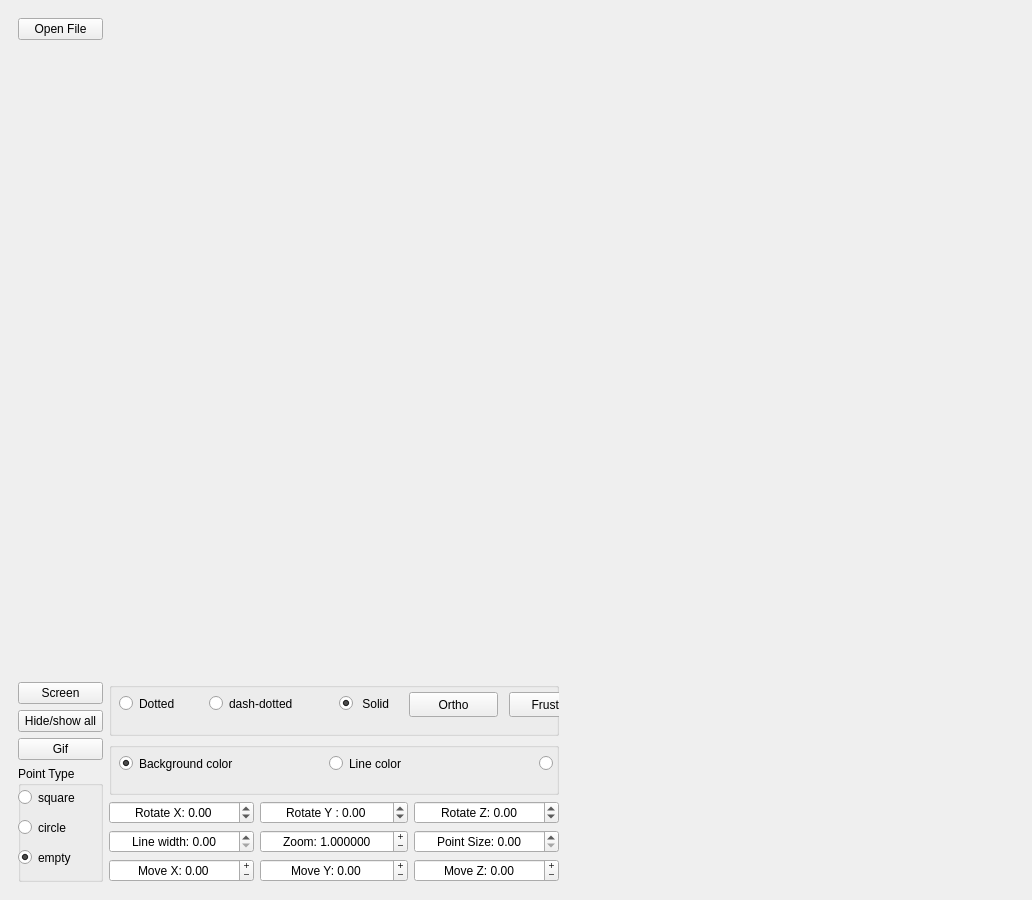
<?xml version="1.0" encoding="UTF-8"?>
<ui version="4.0">
 <class>View</class>
 <widget class="QMainWindow" name="View">
  <property name="geometry">
   <rect>
    <x>0</x>
    <y>0</y>
    <width>1032</width>
    <height>900</height>
   </rect>
  </property>
  <property name="windowTitle">
   <string>View</string>
  </property>
  <widget class="QWidget" name="centralwidget">
   <property name="minimumSize">
    <size>
     <width>1032</width>
     <height>900</height>
    </size>
   </property>
   <layout class="QGridLayout" name="gridLayout">
    <item row="0" column="0">
     <widget class="s21::scene" name="widget" native="true">
      <property name="enabled">
       <bool>true</bool>
      </property>
      <layout class="QGridLayout" name="gridLayout_2">
       <item row="6" column="1">
        <layout class="QGridLayout" name="gridLayout_4">
         <item row="2" column="0">
          <widget class="QDoubleSpinBox" name="doubleSpinBox_line_width">
           <property name="alignment">
            <set>Qt::AlignCenter</set>
           </property>
           <property name="prefix">
            <string>Line width: </string>
           </property>
           <property name="maximum">
            <double>2147483648.000000000000000</double>
           </property>
          </widget>
         </item>
         <item row="3" column="1">
          <widget class="QDoubleSpinBox" name="doubleSpinBox_move_y">
           <property name="alignment">
            <set>Qt::AlignCenter</set>
           </property>
           <property name="buttonSymbols">
            <enum>QAbstractSpinBox::PlusMinus</enum>
           </property>
           <property name="accelerated">
            <bool>false</bool>
           </property>
           <property name="prefix">
            <string>Move Y: </string>
           </property>
           <property name="minimum">
            <double>-2147483648.000000000000000</double>
           </property>
           <property name="maximum">
            <double>2147483647.000000000000000</double>
           </property>
           <property name="singleStep">
            <double>1.000000000000000</double>
           </property>
           <property name="value">
            <double>0.000000000000000</double>
           </property>
          </widget>
         </item>
         <item row="1" column="1">
          <widget class="QDoubleSpinBox" name="doubleSpinBox_yRot">
           <property name="alignment">
            <set>Qt::AlignCenter</set>
           </property>
           <property name="prefix">
            <string>Rotate Y : </string>
           </property>
           <property name="minimum">
            <double>-10000000.000000000000000</double>
           </property>
           <property name="maximum">
            <double>100000000.000000000000000</double>
           </property>
           <property name="singleStep">
            <double>0.100000000000000</double>
           </property>
           <property name="value">
            <double>0.000000000000000</double>
           </property>
          </widget>
         </item>
         <item row="0" column="0" colspan="3">
          <layout class="QVBoxLayout" name="verticalLayout_2">
           <item>
            <widget class="QGroupBox" name="groupBox_2">
             <property name="autoFillBackground">
              <bool>true</bool>
             </property>
             <property name="title">
              <string/>
             </property>
             <widget class="QRadioButton" name="radioButton_dotted">
              <property name="geometry">
               <rect>
                <x>10</x>
                <y>10</y>
                <width>211</width>
                <height>23</height>
               </rect>
              </property>
              <property name="font">
               <font>
                <underline>false</underline>
                <strikeout>false</strikeout>
                <stylestrategy>PreferDefault</stylestrategy>
               </font>
              </property>
              <property name="cursor">
               <cursorShape>ArrowCursor</cursorShape>
              </property>
              <property name="autoFillBackground">
               <bool>false</bool>
              </property>
              <property name="styleSheet">
               <string notr="true"/>
              </property>
              <property name="text">
               <string>Dotted</string>
              </property>
             </widget>
             <widget class="QRadioButton" name="radioButton_dash_dotted">
              <property name="geometry">
               <rect>
                <x>100</x>
                <y>10</y>
                <width>211</width>
                <height>23</height>
               </rect>
              </property>
              <property name="autoFillBackground">
               <bool>false</bool>
              </property>
              <property name="text">
               <string>dash-dotted</string>
              </property>
             </widget>
             <widget class="QRadioButton" name="radioButton_solid">
              <property name="geometry">
               <rect>
                <x>230</x>
                <y>10</y>
                <width>181</width>
                <height>23</height>
               </rect>
              </property>
              <property name="autoFillBackground">
               <bool>false</bool>
              </property>
              <property name="text">
               <string> Solid</string>
              </property>
              <property name="checked">
               <bool>true</bool>
              </property>
             </widget>
             <widget class="QPushButton" name="pushButton_reset">
              <property name="geometry">
               <rect>
                <x>500</x>
                <y>10</y>
                <width>89</width>
                <height>25</height>
               </rect>
              </property>
              <property name="text">
               <string>RESET</string>
              </property>
             </widget>
             <widget class="QPushButton" name="pushButton_ortho">
              <property name="geometry">
               <rect>
                <x>300</x>
                <y>10</y>
                <width>89</width>
                <height>25</height>
               </rect>
              </property>
              <property name="text">
               <string>Ortho</string>
              </property>
             </widget>
             <widget class="QPushButton" name="pushButton_frustum">
              <property name="geometry">
               <rect>
                <x>400</x>
                <y>10</y>
                <width>89</width>
                <height>25</height>
               </rect>
              </property>
              <property name="text">
               <string>Frustum</string>
              </property>
             </widget>
            </widget>
           </item>
           <item>
            <widget class="QGroupBox" name="groupBox_3">
             <property name="autoFillBackground">
              <bool>true</bool>
             </property>
             <property name="title">
              <string/>
             </property>
             <widget class="QRadioButton" name="background">
              <property name="geometry">
               <rect>
                <x>10</x>
                <y>10</y>
                <width>211</width>
                <height>23</height>
               </rect>
              </property>
              <property name="autoFillBackground">
               <bool>false</bool>
              </property>
              <property name="text">
               <string>Background color</string>
              </property>
              <property name="checked">
               <bool>true</bool>
              </property>
             </widget>
             <widget class="QRadioButton" name="line">
              <property name="geometry">
               <rect>
                <x>220</x>
                <y>10</y>
                <width>211</width>
                <height>23</height>
               </rect>
              </property>
              <property name="autoFillBackground">
               <bool>false</bool>
              </property>
              <property name="text">
               <string>Line color</string>
              </property>
             </widget>
             <widget class="QRadioButton" name="point">
              <property name="geometry">
               <rect>
                <x>430</x>
                <y>10</y>
                <width>206</width>
                <height>23</height>
               </rect>
              </property>
              <property name="autoFillBackground">
               <bool>false</bool>
              </property>
              <property name="text">
               <string>Point color</string>
              </property>
             </widget>
            </widget>
           </item>
          </layout>
         </item>
         <item row="1" column="2">
          <widget class="QDoubleSpinBox" name="doubleSpinBox_zRot">
           <property name="alignment">
            <set>Qt::AlignCenter</set>
           </property>
           <property name="prefix">
            <string>Rotate Z: </string>
           </property>
           <property name="minimum">
            <double>-10000000.000000000000000</double>
           </property>
           <property name="maximum">
            <double>100000000.000000000000000</double>
           </property>
           <property name="singleStep">
            <double>0.100000000000000</double>
           </property>
          </widget>
         </item>
         <item row="2" column="2">
          <widget class="QDoubleSpinBox" name="doubleSpinBox_point_size">
           <property name="alignment">
            <set>Qt::AlignCenter</set>
           </property>
           <property name="prefix">
            <string>Point Size: </string>
           </property>
           <property name="maximum">
            <double>2147483648.000000000000000</double>
           </property>
          </widget>
         </item>
         <item row="3" column="2">
          <widget class="QDoubleSpinBox" name="doubleSpinBox_move_z">
           <property name="alignment">
            <set>Qt::AlignCenter</set>
           </property>
           <property name="buttonSymbols">
            <enum>QAbstractSpinBox::PlusMinus</enum>
           </property>
           <property name="prefix">
            <string>Move Z: </string>
           </property>
           <property name="minimum">
            <double>-2147483648.000000000000000</double>
           </property>
           <property name="maximum">
            <double>2147483647.000000000000000</double>
           </property>
           <property name="singleStep">
            <double>1.000000000000000</double>
           </property>
           <property name="value">
            <double>0.000000000000000</double>
           </property>
          </widget>
         </item>
         <item row="3" column="0">
          <widget class="QDoubleSpinBox" name="doubleSpinBox_move_x">
           <property name="alignment">
            <set>Qt::AlignCenter</set>
           </property>
           <property name="buttonSymbols">
            <enum>QAbstractSpinBox::PlusMinus</enum>
           </property>
           <property name="prefix">
            <string>Move X: </string>
           </property>
           <property name="minimum">
            <double>-2147483648.000000000000000</double>
           </property>
           <property name="maximum">
            <double>2147483647.000000000000000</double>
           </property>
           <property name="singleStep">
            <double>1.000000000000000</double>
           </property>
           <property name="value">
            <double>0.000000000000000</double>
           </property>
          </widget>
         </item>
         <item row="2" column="1">
          <widget class="QDoubleSpinBox" name="doubleSpinBox_zoom">
           <property name="focusPolicy">
            <enum>Qt::ClickFocus</enum>
           </property>
           <property name="alignment">
            <set>Qt::AlignCenter</set>
           </property>
           <property name="buttonSymbols">
            <enum>QAbstractSpinBox::PlusMinus</enum>
           </property>
           <property name="keyboardTracking">
            <bool>false</bool>
           </property>
           <property name="prefix">
            <string>Zoom: </string>
           </property>
           <property name="decimals">
            <number>6</number>
           </property>
           <property name="minimum">
            <double>0.000001000000000</double>
           </property>
           <property name="maximum">
            <double>2147483647.000000000000000</double>
           </property>
           <property name="singleStep">
            <double>0.010000000000000</double>
           </property>
           <property name="value">
            <double>1.000000000000000</double>
           </property>
          </widget>
         </item>
         <item row="1" column="0">
          <widget class="QDoubleSpinBox" name="doubleSpinBox_xRot">
           <property name="alignment">
            <set>Qt::AlignCenter</set>
           </property>
           <property name="prefix">
            <string>Rotate X: </string>
           </property>
           <property name="minimum">
            <double>-1000000.000000000000000</double>
           </property>
           <property name="maximum">
            <double>10000000.000000000000000</double>
           </property>
           <property name="singleStep">
            <double>0.100000000000000</double>
           </property>
          </widget>
         </item>
        </layout>
       </item>
       <item row="0" column="2">
        <widget class="QLabel" name="label_zoom">
         <property name="text">
          <string/>
         </property>
        </widget>
       </item>
       <item row="0" column="0">
        <widget class="QPushButton" name="pushButton_openFile">
         <property name="enabled">
          <bool>true</bool>
         </property>
         <property name="autoFillBackground">
          <bool>false</bool>
         </property>
         <property name="text">
          <string>Open File</string>
         </property>
        </widget>
       </item>
       <item row="0" column="3" colspan="4">
        <widget class="QLabel" name="label_info">
         <property name="enabled">
          <bool>true</bool>
         </property>
         <property name="autoFillBackground">
          <bool>true</bool>
         </property>
         <property name="text">
          <string/>
         </property>
        </widget>
       </item>
       <item row="6" column="0">
        <layout class="QVBoxLayout" name="verticalLayout">
         <item>
          <widget class="QPushButton" name="pushButton_screen">
           <property name="text">
            <string>Screen</string>
           </property>
          </widget>
         </item>
         <item>
          <widget class="QPushButton" name="pushButton_hide_show_all">
           <property name="text">
            <string>Hide/show all</string>
           </property>
          </widget>
         </item>
         <item>
          <widget class="QPushButton" name="pushButton_gif">
           <property name="text">
            <string>Gif</string>
           </property>
          </widget>
         </item>
         <item>
          <widget class="QGroupBox" name="groupBox_4">
           <property name="autoFillBackground">
            <bool>true</bool>
           </property>
           <property name="title">
            <string>Point Type</string>
           </property>
           <widget class="QRadioButton" name="radioButton_empty">
            <property name="geometry">
             <rect>
              <x>0</x>
              <y>80</y>
              <width>91</width>
              <height>23</height>
             </rect>
            </property>
            <property name="autoFillBackground">
             <bool>false</bool>
            </property>
            <property name="text">
             <string>empty</string>
            </property>
            <property name="checked">
             <bool>true</bool>
            </property>
           </widget>
           <widget class="QRadioButton" name="radioButton_square">
            <property name="geometry">
             <rect>
              <x>0</x>
              <y>20</y>
              <width>91</width>
              <height>23</height>
             </rect>
            </property>
            <property name="autoFillBackground">
             <bool>false</bool>
            </property>
            <property name="text">
             <string>square</string>
            </property>
           </widget>
           <widget class="QRadioButton" name="radioButton_circle">
            <property name="geometry">
             <rect>
              <x>0</x>
              <y>50</y>
              <width>91</width>
              <height>23</height>
             </rect>
            </property>
            <property name="autoFillBackground">
             <bool>false</bool>
            </property>
            <property name="text">
             <string>circle</string>
            </property>
           </widget>
          </widget>
         </item>
        </layout>
       </item>
       <item row="1" column="0">
        <spacer name="verticalSpacer_2">
         <property name="orientation">
          <enum>Qt::Vertical</enum>
         </property>
         <property name="sizeHint" stdset="0">
          <size>
           <width>20</width>
           <height>40</height>
          </size>
         </property>
        </spacer>
       </item>
       <item row="1" column="5" rowspan="3">
        <spacer name="verticalSpacer">
         <property name="orientation">
          <enum>Qt::Vertical</enum>
         </property>
         <property name="sizeHint" stdset="0">
          <size>
           <width>20</width>
           <height>40</height>
          </size>
         </property>
        </spacer>
       </item>
       <item row="6" column="3" colspan="4">
        <layout class="QVBoxLayout" name="verticalLayout_9">
         <property name="sizeConstraint">
          <enum>QLayout::SetDefaultConstraint</enum>
         </property>
         <item>
          <widget class="s21::ColorPalette" name="widget_2" native="true">
           <property name="minimumSize">
            <size>
             <width>250</width>
             <height>200</height>
            </size>
           </property>
           <property name="maximumSize">
            <size>
             <width>250</width>
             <height>200</height>
            </size>
           </property>
          </widget>
         </item>
        </layout>
       </item>
      </layout>
     </widget>
    </item>
   </layout>
  </widget>
 </widget>
 <customwidgets>
  <customwidget>
   <class>s21::scene</class>
   <extends>QWidget</extends>
   <header>scene.h</header>
   <container>1</container>
  </customwidget>
  <customwidget>
   <class>s21::ColorPalette</class>
   <extends>QWidget</extends>
   <header>colorpalette.h</header>
   <container>1</container>
  </customwidget>
 </customwidgets>
 <resources/>
 <connections/>
</ui>
